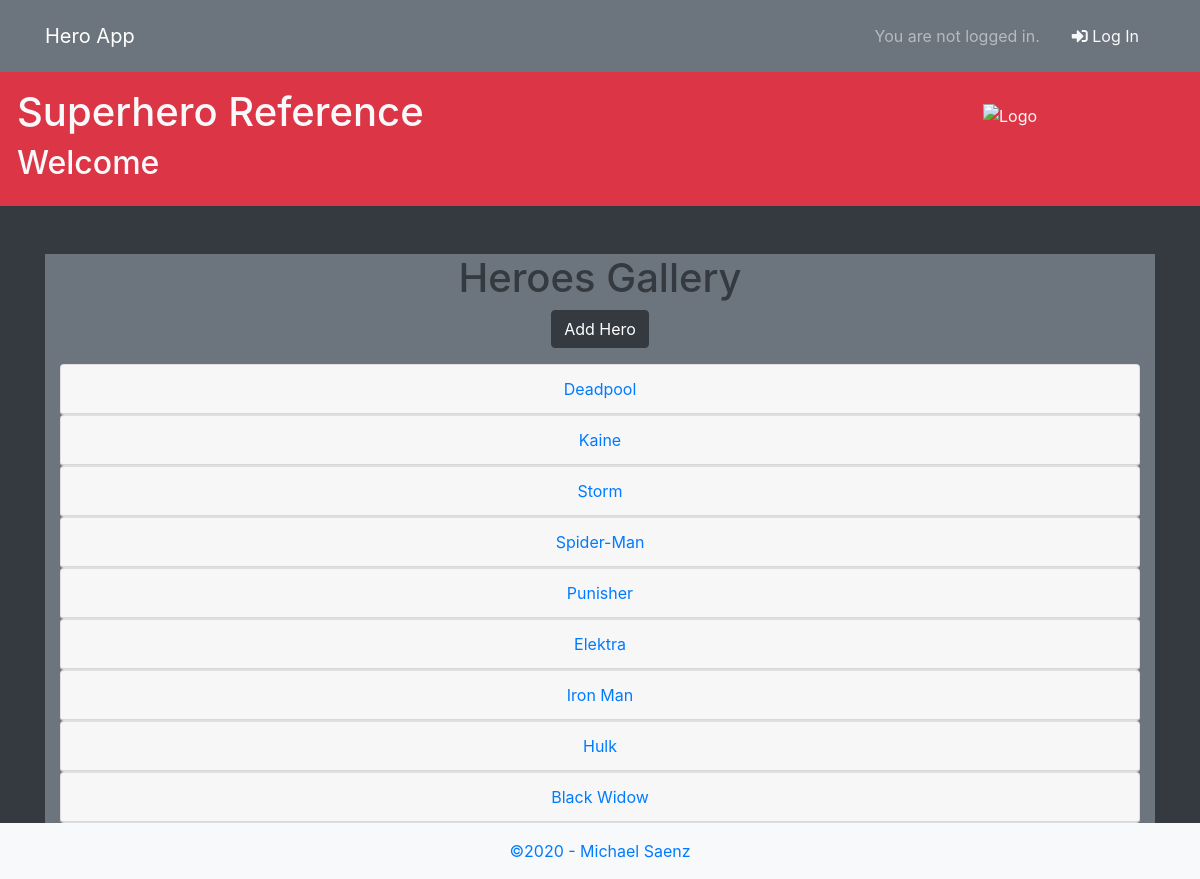
The page / on the database its author committed.
### hero/models.py (models this page shows, shortened)
class Superhero(models.Model):
    name = models.CharField(max_length=20)
    identity = models.CharField(max_length=20)
    image = models.CharField(max_length=200, null=True)

### hero/views.py (the view)
# urls.py: path('', HeroListView.as_view(), name='hero_list'),
class HeroListView(ListView):
    template_name = "hero_list.html"
    model = Superhero

### templates/hero_list.html (shortened to what this page needs)
{% extends 'superhero_theme.html' %}
{% block main %}
<main class="bg-secondary text-dark">
    <div class="container text-center">
    <h1>Heroes Gallery</h1>
    <a href="add" class="btn btn-dark">Add Hero</a>
    {% for hero in object_list %}
    <div id="accordion">
      <div class="card">
        <div class="card-header">
          <a class="card-link" data-toggle="collapse" href="#collapse{{ hero.pk }}">
            {{ hero.name }}
          </a>
        </div>
      </div>
    </div>
    {% endfor %}
  </div>
</main>
{% endblock main %}

### rows shown on the page
Superhero: name "Deadpool"
Superhero: name "Kaine"
Superhero: name "Storm"
Superhero: name "Spider-Man"
Superhero: name "Punisher"
Superhero: name "Elektra"
Superhero: name "Iron Man"
Superhero: name "Hulk"
Superhero: name "Black Widow"
